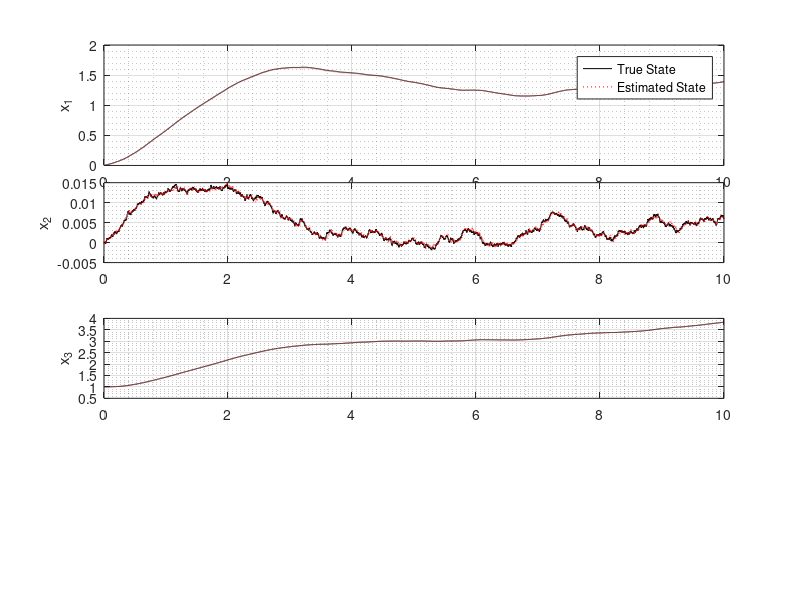

Write MATLAB code to recreate this figure.
% This is an example of Kalman Filter application airplane pitch

clear;
clc;
close all;

dt = 0.001;
tf = 10;
t   = dt:dt:tf;

% system description


F = eye(3)+[-0.313 56.7 0; -0.0139 -0.426 0; 0 56.7 0]*dt ;
G = [0.232; 0.0203; 0]*dt;
H = [0 0 1]; 

u = 1;

% error covariance matrix
Q =eye(3)* 0.01;
R = 0.01;

% initial data
x    = [0;0;1];
xhat = [0;0;1];
Pplus = eye(3);

% for plotting
xArray    = [];
xhatArray = [];

for i=1:tf/dt
    
    xArray    = [xArray x];
    xhatArray = [xhatArray xhat];

    % Simulate the system
    x = F*x + G*u + sqrt(Q)*[randn randn randn]'*dt;
    y = H*x + sqrt(R)*randn*dt;

    % Prediction
    xmin  = F*xhat + G*u;
    Pmin  = F*Pplus*F' + Q;
    % Update
    Sigma = inv(H*Pmin*H' + R);
    K     = Pmin*H'*Sigma;
    Pplus = (eye(3)-K*H)*Pmin;
    xhat  = xmin + K*(y-H*xmin);
 
end

%% Plotting
figure(1);
subplot(3,1,1)
plot(t,xArray(1,:), 'k')
hold on
plot(t,xhatArray(1,:), 'r:')
grid on;
grid minor
ylabel('x_1')
set(gca)
h1 = legend('True State','Estimated State');
subplot(4,1,2)
plot(t,xArray(2,:), 'k')
hold on
plot(t,xhatArray(2,:), 'r:')
grid on;
grid minor
ylabel('x_2')
set(gca)
subplot(4,1,3)
plot(t,xArray(3,:), 'k')
hold on
plot(t,xhatArray(3,:), 'r:')
grid on;
grid minor
ylabel('x_3')
set(gca)